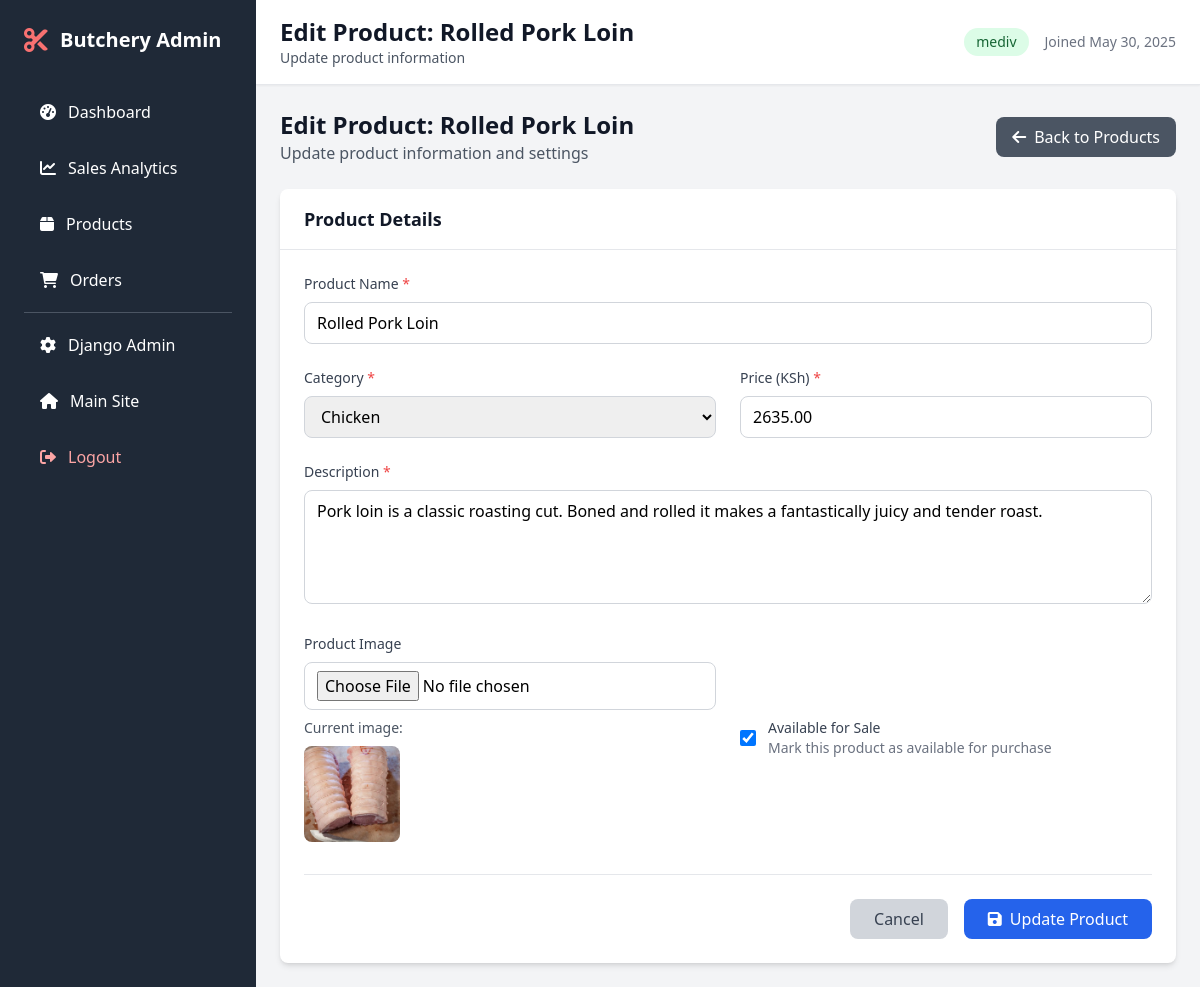
The app's page /dashboard/products/4/edit/ (signed in) with its own data.
### shop/models.py (models this page shows, shortened)
class Product(models.Model):
	category = models.ForeignKey(Category, on_delete=models.CASCADE)
	name = models.CharField(max_length=200)
	description = models.TextField()
	price = models.DecimalField(max_digits=8, decimal_places=2)
	available = models.BooleanField(default=True)
	image = models.ImageField(upload_to='product_images/', blank=True, null=True)

### dashboard/views.py (the view)
# urls.py: path('products/<int:pk>/edit/', views.product_update, name='product_update'),
@staff_member_required
def product_update(request, pk):
    product = get_object_or_404(Product, pk=pk)
    if request.method == 'POST':
        form = ProductForm(request.POST, request.FILES, instance=product)
        if form.is_valid():
            product = form.save()
            messages.success(request, f'Product "{product.name}" has been updated successfully!')
            return redirect('dashboard:product_detail', pk=product.pk)
    else:
        form = ProductForm(instance=product)
    context = {
        'form': form,
        'product': product,
        'title': f'Edit Product: {product.name}',
        'action': 'Update'
    }
    return render(request, 'dashboard/product_form.html', context)

### shop/models.py (called while the page is built)
	def __str__(self):
		return self.name

### dashboard/templates/dashboard/product_form.html (shortened to what this page needs)
{% extends 'dashboard/base.html' %}
{% block page_title %}{{ title }}{% endblock %}
{% block page_description %}{{ action }} product information{% endblock %}
{% block content %}
<div class="max-w-4xl mx-auto">
    <div class="mb-6">
        <div class="flex items-center justify-between">
            <div>
                <h2 class="text-2xl font-bold text-gray-900">{{ title }}</h2>
                <p class="text-gray-600">{{ action }} product information and settings</p>
            </div>
            <a href="{% url 'dashboard:product_management' %}"
               class="bg-gray-600 hover:bg-gray-700 text-white px-4 py-2 rounded-lg transition-colors">
                <i class="fas fa-arrow-left mr-2"></i>Back to Products
            </a>
        </div>
    </div>
    <div class="bg-white rounded-lg shadow-md">
        <div class="px-6 py-4 border-b border-gray-200">
            <h3 class="text-lg font-semibold text-gray-900">Product Details</h3>
        </div>
        <form method="post" enctype="multipart/form-data" class="p-6">
            <div class="grid grid-cols-1 md:grid-cols-2 gap-6">
                <div class="md:col-span-2">
                    <label for="{{ form.name.id_for_label }}" class="block text-sm font-medium text-gray-700 mb-2">
                        {{ form.name.label }}
                        {% if form.name.field.required %}<span class="text-red-500">*</span>{% endif %}
                    </label>
                    {{ form.name }}
                </div>
                <div>
                    <label for="{{ form.category.id_for_label }}" class="block text-sm font-medium text-gray-700 mb-2">
                        {{ form.category.label }}
                        {% if form.category.field.required %}<span class="text-red-500">*</span>{% endif %}
                    </label>
                    {{ form.category }}
                </div>
                <div>
                    <label for="{{ form.price.id_for_label }}" class="block text-sm font-medium text-gray-700 mb-2">
                        {{ form.price.label }}
                        {% if form.price.field.required %}<span class="text-red-500">*</span>{% endif %}
                    </label>
                    {{ form.price }}
                </div>
                <div class="md:col-span-2">
                    <label for="{{ form.description.id_for_label }}" class="block text-sm font-medium text-gray-700 mb-2">
                        {{ form.description.label }}
                        {% if form.description.field.required %}<span class="text-red-500">*</span>{% endif %}
                    </label>
                    {{ form.description }}
                </div>
                <div>
                    <label for="{{ form.image.id_for_label }}" class="block text-sm font-medium text-gray-700 mb-2">
                        {{ form.image.label }}
                    </label>
                    {{ form.image }}
                    {% if product and product.image %}
                        <div class="mt-2">
                            <p class="text-sm text-gray-600 mb-2">Current image:</p>
                            <img src="{{ product.image.url }}" alt="{{ product.name }}" class="w-24 h-24 object-cover rounded-lg">
                        </div>
                    {% endif %}
                </div>
                <div class="flex items-center">
                    <div class="flex items-center h-5">
                        {{ form.available }}
                    </div>
                    <div class="ml-3 text-sm">
                        <label for="{{ form.available.id_for_label }}" class="font-medium text-gray-700">
                            {{ form.available.label }}
                        </label>
                        <p class="text-gray-500">Mark this product as available for purchase</p>
                    </div>
                </div>
            </div>
            <div class="flex justify-end space-x-4 mt-8 pt-6 border-t border-gray-200">
                <a href="{% url 'dashboard:product_management' %}"
                   class="bg-gray-300 hover:bg-gray-400 text-gray-700 px-6 py-2 rounded-lg transition-colors">
                    Cancel
                </a>
                <button type="submit"
                        class="bg-blue-600 hover:bg-blue-700 text-white px-6 py-2 rounded-lg transition-colors">
                    <i class="fas fa-save mr-2"></i>{{ action }} Product
                </button>
            </div>
        </form>
    </div>
</div>
{% endblock %}

### dashboard/templates/dashboard/base.html (shortened to what this page needs)
<!DOCTYPE html>
<html lang="en">
<head>
    <script src="https://cdn.tailwindcss.com"></script>
    <link href="https://cdnjs.cloudflare.com/ajax/libs/font-awesome/6.0.0/css/all.min.css" rel="stylesheet">
</head>
<body class="bg-gray-100 font-sans">
    <div class="flex h-screen">
        <div class="w-64 bg-primary text-white flex-shrink-0">
            <div class="p-6">
                <div class="flex items-center space-x-3 mb-8">
                    <i class="fas fa-cut text-2xl text-red-400"></i>
                    <h1 class="text-xl font-bold">Butchery Admin</h1>
                </div>
                <nav class="space-y-2">
                    <a href="{% url 'dashboard:home' %}"
                       class="flex items-center space-x-3 px-4 py-3 rounded-lg hover:bg-secondary transition-colors {% if request.resolver_match.url_name == 'home' %}bg-accent{% endif %}">
                        <i class="fas fa-tachometer-alt"></i>
                        <span>Dashboard</span>
                    </a>
                    <a href="{% url 'dashboard:sales_analytics' %}"
                       class="flex items-center space-x-3 px-4 py-3 rounded-lg hover:bg-secondary transition-colors {% if request.resolver_match.url_name == 'sales_analytics' %}bg-accent{% endif %}">
                        <i class="fas fa-chart-line"></i>
                        <span>Sales Analytics</span>
                    </a>
                    <a href="{% url 'dashboard:product_management' %}"
                       class="flex items-center space-x-3 px-4 py-3 rounded-lg hover:bg-secondary transition-colors {% if request.resolver_match.url_name == 'product_management' %}bg-accent{% endif %}">
                        <i class="fas fa-box"></i>
                        <span>Products</span>
                    </a>
                    <a href="{% url 'dashboard:order_management' %}"
                       class="flex items-center space-x-3 px-4 py-3 rounded-lg hover:bg-secondary transition-colors {% if request.resolver_match.url_name == 'order_management' %}bg-accent{% endif %}">
                        <i class="fas fa-shopping-cart"></i>
                        <span>Orders</span>
                    </a>
                    <hr class="border-gray-600 my-4">
                    <a href="/admin/"
                       class="flex items-center space-x-3 px-4 py-3 rounded-lg hover:bg-secondary transition-colors">
                        <i class="fas fa-cog"></i>
                        <span>Django Admin</span>
                    </a>
                    <a href="/"
                       class="flex items-center space-x-3 px-4 py-3 rounded-lg hover:bg-secondary transition-colors">
                        <i class="fas fa-home"></i>
                        <span>Main Site</span>
                    </a>
                    <a href="{% url 'logout' %}"
                       class="flex items-center space-x-3 px-4 py-3 rounded-lg hover:bg-red-600 transition-colors text-red-300">
                        <i class="fas fa-sign-out-alt"></i>
                        <span>Logout</span>
                    </a>
                </nav>
            </div>
        </div>
        <div class="flex-1 flex flex-col overflow-hidden">
            <header class="bg-white shadow-sm border-b border-gray-200 px-6 py-4">
                <div class="flex items-center justify-between">
                    <div>
                        <h2 class="text-2xl font-bold text-gray-900">{% block page_title %}Dashboard{% endblock %}</h2>
                        <p class="text-gray-600 text-sm">{% block page_description %}Welcome to your admin dashboard{% endblock %}</p>
                    </div>
                    <div class="flex items-center space-x-4">
                        <span class="bg-green-100 text-green-800 px-3 py-1 rounded-full text-sm font-medium">
                            {{ user.username }}
                        </span>
                        <span class="text-gray-500 text-sm">
                            Joined {{ request.user.date_joined|date:"M d, Y" }}
                        </span>
                    </div>
                </div>
            </header>
            <main class="flex-1 overflow-y-auto p-6">
                {% block content %}
                {% endblock %}
            </main>
        </div>
    </div>
</body>
</html>

### records on screen
Product: name "Rolled Pork Loin", category "Chicken", price "2635.00", description "Pork loin is a classic roasting cut. Boned and rolled it makes a fantastically juicy and tender roast.", image (picture), available "☑"

### other values on screen
{{ title }} "Edit Product: Rolled Pork Loin"
{{ action }} "Update"
{{ user.username }} "mediv"
{{ request.user.date_joined|date:"M d, Y" }} "May 30, 2025"
